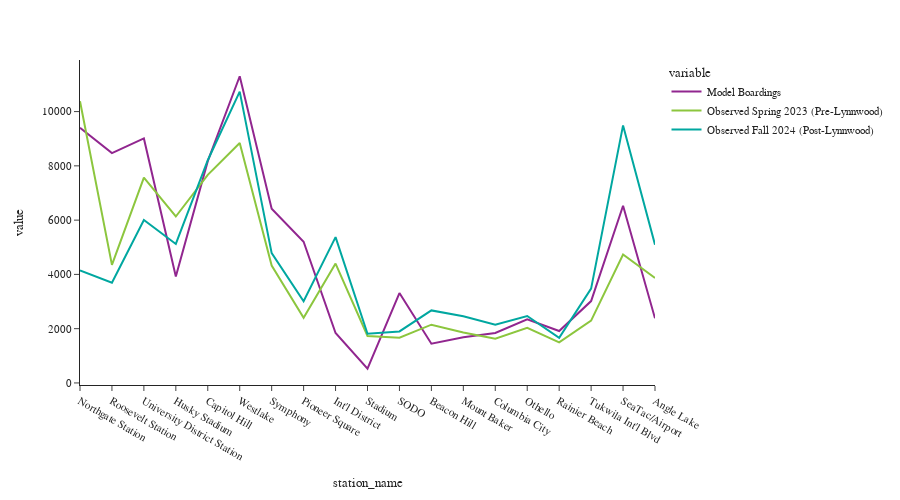

Notebook code cell kept with this figure:
### Code cell
fig = px.line(df_1_line)
fig.update_layout(height=500, width=900, font=dict(size=11),
                  yaxis_tickformat = '.00f')
fig.show()

### Figure 1 — Plotly figure (JSON) as saved in the notebook; plotly's stock layout.template omitted (floating-point values rounded to 4 significant figures)
{"data": [{"hovertemplate": "variable=Model Boardings<br>station_name=%{x}<br>value=%{y}<extra></extra>", "legendgroup": "Model Boardings", "line": {"color": "#91268F", "dash": "solid"}, "marker": {"symbol": "circle"}, "mode": "lines", "name": "Model Boardings", "orientation": "v", "showlegend": true, "type": "scatter", "x": ["Northgate Station", "Roosevelt Station", "University District Station", "Husky Stadium", "Capitol Hill", "Westlake", "Symphony", "Pioneer Square", "Int'l District", "Stadium", "SODO", "Beacon Hill", "Mount Baker", "Columbia City", "Othello", "Rainier Beach", "Tukwila Int'l Blvd", "SeaTac/Airport", "Angle Lake"], "xaxis": "x", "y": [9403.0, 8469.0, 9010.0, 3920.0, 8174.0, 11300.0, 6423.0, 5205.0, 1839.0, 523.0, 3311.0, 1444.0, 1682.0, 1842.0, 2342.0, 1913.0, 3016.0, 6528.0, 2380.0], "yaxis": "y"}, {"hovertemplate": "variable=Observed Spring 2023 (Pre-Lynnwood)<br>station_name=%{x}<br>value=%{y}<extra></extra>", "legendgroup": "Observed Spring 2023 (Pre-Lynnwood)", "line": {"color": "#8CC63E", "dash": "solid"}, "marker": {"symbol": "circle"}, "mode": "lines", "name": "Observed Spring 2023 (Pre-Lynnwood)", "orientation": "v", "showlegend": true, "type": "scatter", "x": ["Northgate Station", "Roosevelt Station", "University District Station", "Husky Stadium", "Capitol Hill", "Westlake", "Symphony", "Pioneer Square", "Int'l District", "Stadium", "SODO", "Beacon Hill", "Mount Baker", "Columbia City", "Othello", "Rainier Beach", "Tukwila Int'l Blvd", "SeaTac/Airport", "Angle Lake"], "xaxis": "x", "y": [10380.0, 4349.0, 7563.0, 6134.0, 7667.0, 8845.0, 4324.0, 2400.0, 4399.0, 1731.0, 1669.0, 2147.0, 1861.0, 1630.0, 2030.0, 1495.0, 2298.0, 4731.0, 3865.0], "yaxis": "y"}, {"hovertemplate": "variable=Observed Fall 2024 (Post-Lynnwood)<br>station_name=%{x}<br>value=%{y}<extra></extra>", "legendgroup": "Observed Fall 2024 (Post-Lynnwood)", "line": {"color": "#00A7A0", "dash": "solid"}, "marker": {"symbol": "circle"}, "mode": "lines", "name": "Observed Fall 2024 (Post-Lynnwood)", "orientation": "v", "showlegend": true, "type": "scatter", "x": ["Northgate Station", "Roosevelt Station", "University District Station", "Husky Stadium", "Capitol Hill", "Westlake", "Symphony", "Pioneer Square", "Int'l District", "Stadium", "SODO", "Beacon Hill", "Mount Baker", "Columbia City", "Othello", "Rainier Beach", "Tukwila Int'l Blvd", "SeaTac/Airport", "Angle Lake"], "xaxis": "x", "y": [4150.0, 3693.0, 6004.0, 5122.0, 8207.0, 10740.0, 4783.0, 3008.0, 5372.0, 1813.0, 1899.0, 2672.0, 2458.0, 2145.0, 2466.0, 1663.0, 3475.0, 9490.0, 5093.0], "yaxis": "y"}], "layout": {"font": {"size": 11}, "height": 500, "legend": {"title": {"text": "variable"}, "tracegroupgap": 0}, "margin": {"t": 60}, "width": 900, "xaxis": {"anchor": "y", "domain": [0.0, 1.0], "title": {"text": "station_name"}}, "yaxis": {"anchor": "x", "domain": [0.0, 1.0], "tickformat": ".00f", "title": {"text": "value"}}}}
